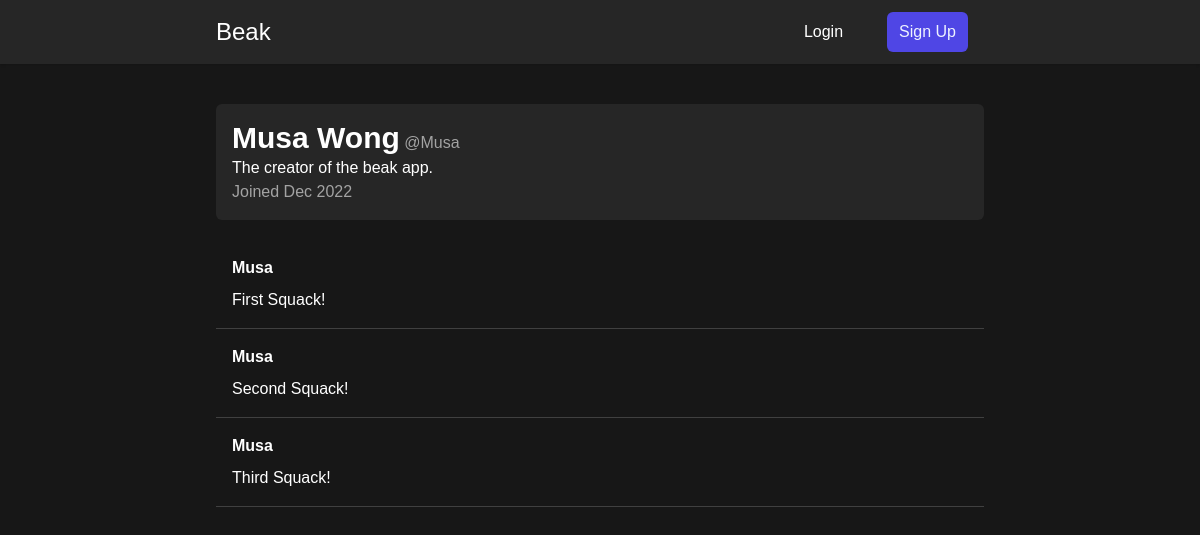
/Musa/profile/, run on the app's committed database.
### users/models.py (models this page shows)
class Profile(models.Model):
    user = models.OneToOneField(User, on_delete=models.CASCADE)
    bio = models.CharField(max_length=100, blank=True)
    date_created = models.DateTimeField(default=timezone.now)

### chirps/models.py (models this page shows)
class Chirp(models.Model):
    id = ShortUUIDField(primary_key=True)
    content = models.TextField()
    date_chirped = models.DateTimeField(default=timezone.now)
    author = models.ForeignKey(User, on_delete=models.CASCADE)

### users/views.py (the view)
# urls.py: path("<str:username>/profile/", views.profile, name="profile"),
def profile(request, username):
    profile_user = User.objects.get(username=username)
    profile_chirps = Chirp.objects.all().filter(author=profile_user)
    profile_profile = profile_user.profile
    return render(request, "users/profile.html", context={"profile_user": profile_user, "profile_chirps": profile_chirps, "profile": profile_profile})

### users/templates/users/profile.html (shortened to what this page needs)
{% extends 'ui/base.html' %}
{% block content %}
<div class="bg-neutral-200 dark:bg-neutral-800 p-4 rounded-md mb-5">
    <div>
        <h1 class="inline text-3xl font-bold">{{ profile_user.first_name }} {{ profile_user.last_name }}</h1>
        <p class="inline text-neutral-700 dark:text-neutral-400">@{{ profile_user.username }}</p>
    </div>
    <p>{{ profile.bio }}</p>
    <p class="text-neutral-600 dark:text-neutral-400">Joined {{ profile.date_created|date:'M Y' }}</p>
</div>
{% if profile_chirps %}
<div>
    {% for chirp in profile_chirps %}
    <article
        class="p-4 cursor-pointer hover:bg-neutral-200 dark:hover:bg-neutral-800 hover:bg-opacity-30 dark:hover:bg-opacity-30 transition-colors"
        x-data="{ date: dayjs(getDate()).fromNow() }" @click="console.log('hello world')">
        <div class="flex gap-5 mb-2">
            <h1 class="font-bold">{{ chirp.author }}</h1>
        </div>
        <h1>{{ chirp.content }}</h1>
    </article>
    <hr />
    {% endfor %}
</div>
{% else %}
<h1 class="text-2xl p-5">No chirps available by this user</h1>
{% endif %}
{% endblock content %}

### ui/templates/ui/base.html (shortened to what this page needs)
{% load tailwind_tags %}
<!DOCTYPE html>
<html lang="en" class="dark">
<head>
  {% tailwind_css %}
</head>
<body class="bg-white dark:bg-neutral-900 dark:text-white">
  <nav class="bg-gray-100 dark:bg-neutral-800 shadow mb-10 font-roberto">
    <div x-data="{ isOpen: false }"
      class="max-w-3xl mx-auto py-3 px-6 md:px-0 md:flex md:justify-between md:items-center">
      <div class="flex justify-between items-center">
        <div class="flex items-center">
          <a href="/"
            class="text-gray-800 dark:text-white ml-0 md:ml-0 text-2xl hover:text-indigo-500 dark:hover:text-indigo-300 transition-colors">Beak</a>
        </div>
      </div>
      <div :class="!isOpen ? 'hidden' : 'show'" class="md:flex items-center mt-4 md:mt-0">
        <div class="flex flex-col md:flex-row md:ml-6">
          {% if user.is_authenticated %}
          <a class="my-1 py-2 px-3 rounded-md text-md text-gray-700 dark:text-white hover:text-indigo-500 dark:hover:text-indigo-300 md:mx-4 md:my-0 transition-colors"
            href="{% url 'logout' %}">Logout</a>
          <a class="my-1 py-2 px-3 rounded-md text-md text-gray-700 dark:text-white hover:text-indigo-500 dark:hover:text-indigo-300 md:mx-4 md:my-0 transition-colors"
            href="{% url 'profile' user.username %}">Profile</a>
          {% else %}
          <a class="my-1 py-2 px-3 rounded-md text-md text-gray-700 dark:text-white hover:text-indigo-500 dark:hover:text-indigo-300 md:mx-4 md:my-0 transition-colors"
            href="{% url 'login' %}">Login</a>
          <a class="btn md:mx-4 md:my-0" href="{% url 'register' %}">Sign Up</a>
          {% endif %}
        </div>
      </div>
    </div>
  </nav>
  <div class="max-w-3xl ml-6 mr-6 md:mx-auto">
     {% block content %}{% endblock %}
  </div>
</body>
</html>

### data on the page
Profile: bio "The creator of the beak app.", date_created "Dec 2022"
Chirp: author "Musa", content "First Squack!"
Chirp: author "Musa", content "Second Squack!"
Chirp: author "Musa", content "Third Squack!"

### other printed values
{{ profile_user.first_name }} "Musa"
{{ profile_user.last_name }} "Wong"
{{ profile_user.username }} "Musa"
